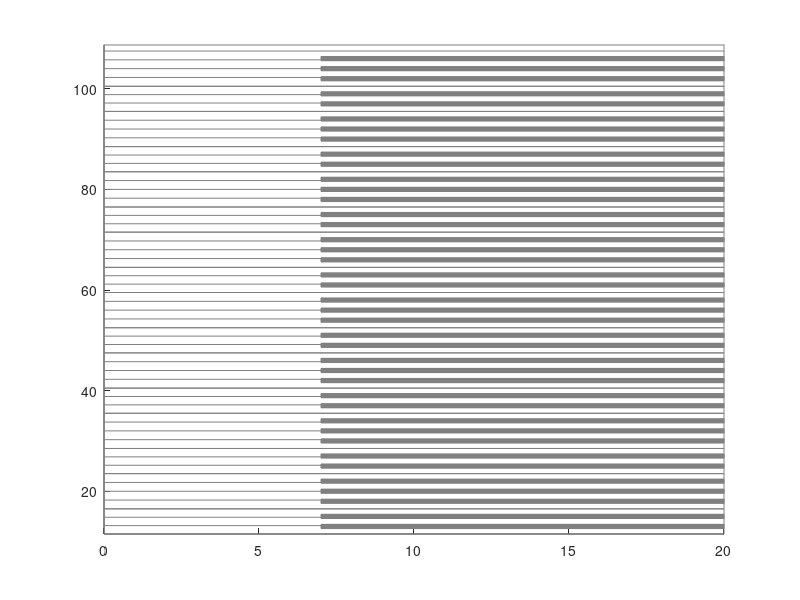

Write MATLAB code to recreate this figure.
function pianoKeyboard(option,wFacts,hPos,edgeColor,faceColor);
% pianoKeyboard(option,wFacts,hPos,edgeColor,faceColor)
%
% option      1 ... x axis
%             2 ... y axis
% wFacts      width factors (mult, additive)
% hPos        position of keyboard height (e.g., [0 20])
%
% Werner Goebl, November 2006
if nargin < 1
    option = 2;
end
if nargin < 2
    wFacts = [1 0];
end
if nargin < 3
    hPos = [0 20];
end


keyRange1 = 12; % Boesendorfer Imperial (Steinway 21)
keyRange2 = 108; % upper end
bkInd   = 0.5;
if nargin < 4
    edgeColor = [bkInd bkInd bkInd];
end
if nargin < 5
    faceColor = [bkInd bkInd bkInd];
end
greyInd = .7;

%if keyRange1 < 21 % lower keys at Boesendorfer grey
%    x = [11.5 11.5 20 20];
%    y = [ylwkey ytop ytop ylwkey];
%    fill(x,y,[greyInd greyInd greyInd]);
%end
black_key = [2 4 7 9 11];
white_key = [1 3 5 6 8 10 12];

htop   = hPos(1);
hupkey = hPos(1) + .35 * diff(hPos);
hlwkey = hPos(2);
hold on;
if option == 1     % x axis
    line([keyRange1-.5 keyRange2+1],[htop htop],'color',edgeColor);
    line([keyRange1-.5 keyRange2+1],[hlwkey hlwkey],'color',edgeColor);
elseif option == 2 % y axis
    line([htop htop],[keyRange1-.5 keyRange2+1]*wFacts(1)+wFacts(2),'color',edgeColor);
    line([hlwkey hlwkey],[keyRange1-.5 keyRange2+1]*wFacts(1)+wFacts(2),'color',edgeColor);
end
for octs = 11:12:96 % 1:8 = 12 to 108
    for i = 1:5 % draw black keys
        % black keys are .84 of one tone (~half of the width of a white
        % key)
        if option == 1 % BUGGGGGGGYYYYY!
            h = htop-hupkey;
            if h < 0
                y = hupkey + h;
            else
                y = hupkey;
            end
            r= rectangle('position',...
                [octs + black_key(i)-.42 hupkey .84 abs(h)]);
            set(r,'facecolor',faceColor);
            set(r,'edgecolor',edgeColor);
        elseif option == 2
            w = hupkey-hlwkey;
            if w > 0
                x = (hupkey - w);
            else
                x = hupkey;
            end
            r= rectangle('position',...
                [x (octs + black_key(i)-.42)*wFacts(1)+wFacts(2) abs(w) .84*wFacts(1)]);
            set(r,'facecolor',faceColor);
            set(r,'edgecolor',edgeColor);
        end
    end
    c = 1;
    for w = (octs+.5 : 5/3 : octs+5.5)*wFacts(1)+wFacts(2)
        if option == 1
            line([w w],[htop hlwkey],'color',edgeColor);
        elseif option == 2
            if c == 2 || c == 3
                line([htop hupkey],[w w],'color',edgeColor);
            else
                line([htop hlwkey],[w w],'color',edgeColor);
            end
        end
        c = c + 1;
    end
    c = 1;
    for w = (octs+5.5 : 7/4 : octs+12.5)*wFacts(1)+wFacts(2)
        if option == 1
            line([w w],[htop hlwkey],'color',edgeColor);
        elseif option == 2
            if c == 2 || c == 3 || c == 4
                line([htop hupkey],[w w],'color',edgeColor);
            else
                line([htop hlwkey],[w w],'color',edgeColor);
            end
        end
        c = c + 1;
    end
    %for w = octs+.5 : 12/7 : octs+12.5
    %    line([w w],[ytop ylwkey],'color',edgeColor);
    %end
end
w = (w + 1.2)*wFacts(1)+wFacts(2);
if option == 1
    line([w w],[htop hlwkey],'color',edgeColor);
    set(gca,'xlim',[keyRange1-.5 keyRange2+.7]);
    %set(gca,'xTick',(12:12:108)*wFacts(1)+wFacts(2));
elseif option == 2
    line([htop hlwkey],[w w],'color',edgeColor);
    set(gca,'ylim',[keyRange1-.5 keyRange2+.7]*wFacts(1)+wFacts(2));
    %set(gca,'yTick',(12:12:108)*wFacts(1)+wFacts(2));
end
%text(69,ylwkey + abs(ytop-ylwkey)/24,'440 Hz','rotation',90);